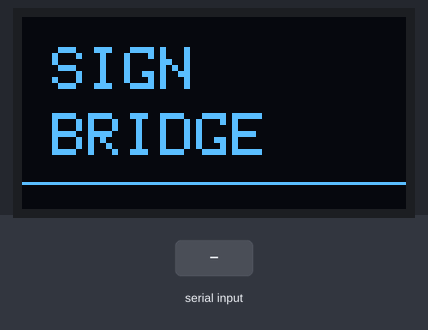
Bench run of a sketch on a simulated Arduino Uno, built with avr-gcc and run on an emulated ATmega328P. On the bench: 128×64 one-colour display. The test bench sets the inputs (shaded band).

Above: at 0.1 s.
1.8 s: "CLEAR\n" received over Serial
At 3.1 s:
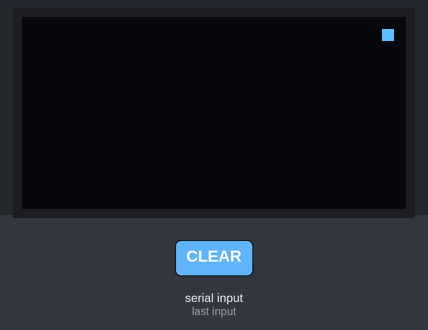
At 13.0 s:
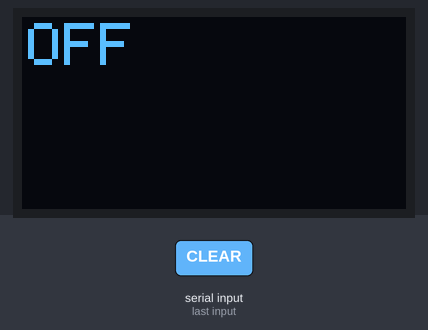
Timing chart, 0 to 13.3 s (numbered marks = the images above; inputs shaded):
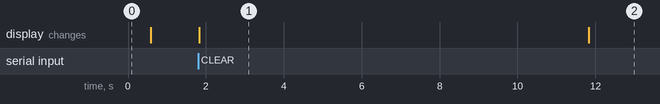

Measured:
- after the input at 1.8 s, the display: changes at once (image 1)
- what the display in image 1 shows lasts 10.0 s, from 1.8 s to 11.8 s

The sketch:

pico_oled.ino
```cpp
/*
 * SignBridge — Raspberry Pi Pico OLED Display (Optimized v3)
 * ━━━━━━━━━━━━━━━━━━━━━━━━━━━━━━━━━━━━━━━━━━━━━━━━━━━━━━━━━━
 * Board:   Raspberry Pi Pico (RP2040)
 * OLED:    SSD1306 128x64 I2C (GP4=SDA, GP5=SCL)
 */

#include <Wire.h>
#include <Adafruit_GFX.h>
#include <Adafruit_SSD1306.h>

#define SCREEN_WIDTH  128
#define SCREEN_HEIGHT 64
#define OLED_RESET    -1
#define OLED_ADDR     0x3C
#define SDA_PIN       4
#define SCL_PIN       5

// Serial Buffer
#define MAX_CMD_LEN 64
char serialBuf[MAX_CMD_LEN];
int bufIdx = 0;

Adafruit_SSD1306 display(SCREEN_WIDTH, SCREEN_HEIGHT, &Wire, OLED_RESET);

// State
String currentLetter   = "";
String currentWord     = "";
String currentSentence = "";
unsigned long lastSerialTime = 0;
bool isConnected = false;
bool needsRedraw = true;

// Scrolling Word State
int16_t scrollX = 0;
uint16_t wordWidth = 0;
bool isScrolling = false;
unsigned long lastScrollTime = 0;
#define SCROLL_SPEED 20 // ms per pixel shift

void bootAnimation() {
    display.clearDisplay();
    display.setTextColor(SSD1306_WHITE);
    display.setTextSize(2);
    display.setCursor(10, 10);
    display.print("SIGN");
    display.setCursor(10, 32);
    display.print("BRIDGE");
    display.drawLine(0, 55, 128, 55, SSD1306_WHITE);
    display.display();
    delay(500);
}
// Global dummy for getTextBounds
uint16_t h;
void updateScrollState() {
    int16_t x1, y1;
    display.setTextSize(3);
    display.getTextBounds(currentWord, 0, 0, &x1, &y1, &wordWidth, &h); // h is dummy

    if (wordWidth > SCREEN_WIDTH) {
        isScrolling = true;
    } else {
        isScrolling = false;
        scrollX = (SCREEN_WIDTH - wordWidth) / 2;
    }
}


void drawDisplay() {
    display.clearDisplay();
    display.setTextColor(SSD1306_WHITE);

    // 1. Current Letter (Large, Top Left)
    if (currentLetter.length() > 0) {
        display.setTextSize(2);
        display.setCursor(2, 2);
        display.print(currentLetter);
    }

    // 2. Status Indicator
    if (isConnected) {
        display.fillRect(120, 4, 4, 4, SSD1306_WHITE);
    }

    // 3. Current Word (Main Focus)
    if (currentWord.length() > 0) {
        display.setTextSize(3);
        display.setCursor(scrollX, 22);
        display.print(currentWord);
    }

    // 4. Sentence (Bottom)
    if (currentSentence.length() > 0) {
        display.setTextSize(1);
        display.setCursor(0, 56);
        String toDraw = currentSentence;
        if (toDraw.length() > 21) {
            toDraw = toDraw.substring(toDraw.length() - 21);
        }
        display.print(toDraw);
    }

    display.display();
    needsRedraw = false;
}

void playSigns(String text) {
    for (int i = 0; i < text.length(); i++) {
        char c = text.charAt(i);
        display.clearDisplay();
        if (c != ' ') {
            display.drawRect(0, 0, 128, 64, SSD1306_WHITE);
            display.setTextSize(5);
            String s = String(c);
            int16_t x1, y1;
            uint16_t w, h2;
            display.getTextBounds(s, 0, 0, &x1, &y1, &w, &h2);
            display.setCursor((128-w)/2, 14);
            display.print(s);
        }
        display.display();
        delay(600);
    }
    needsRedraw = true;
}

void handleCommand(char* cmd) {
    lastSerialTime = millis();
    isConnected = true;

    String s = String(cmd);
    s.trim();
    if (s == "CLEAR") {
        currentLetter = ""; currentWord = ""; currentSentence = "";
        isScrolling = false; needsRedraw = true;
        return;
    }

    int colon = s.indexOf(':');
    if (colon == -1) return;

    String type = s.substring(0, colon);
    String val = s.substring(colon + 1);

    if (type == "LETTER") {
        currentLetter = val;
        needsRedraw = true;
    } else if (type == "WORD") {
        currentWord = val;
        int16_t x1, y1;
        display.setTextSize(3);
        display.getTextBounds(currentWord, 0, 0, &x1, &y1, &wordWidth, &h);
        if (wordWidth > SCREEN_WIDTH) {
            isScrolling = true;
            scrollX = 0;
        } else {
            isScrolling = false;
            scrollX = (SCREEN_WIDTH - wordWidth) / 2;
        }
        needsRedraw = true;
    } else if (type == "SENTENCE") {
        currentSentence = val;
        needsRedraw = true;
    } else if (type == "PLAY_SIGNS") {
        playSigns(val);
    }
}

void setup() {
    Serial.begin(115200);
    Wire.setSDA(SDA_PIN);
    Wire.setSCL(SCL_PIN);
    Wire.begin();

    if (!display.begin(SSD1306_SWITCHCAPVCC, OLED_ADDR)) {
        for(;;);
    }

    bootAnimation();
    display.clearDisplay();
    display.display();
}

void loop() {
    // Non-blocking Serial
    while (Serial.available() > 0) {
        char c = Serial.read();
        if (c == '\n' || c == '\r') {
            serialBuf[bufIdx] = '\0';
            if (bufIdx > 0) handleCommand(serialBuf);
            bufIdx = 0;
        } else if (bufIdx < MAX_CMD_LEN - 1) {
            serialBuf[bufIdx++] = c;
        }
    }

    // Scrolling logic
    if (isScrolling && (millis() - lastScrollTime > SCROLL_SPEED)) {
        scrollX -= 2;
        if (scrollX < -(int16_t)wordWidth) scrollX = SCREEN_WIDTH;
        lastScrollTime = millis();
        needsRedraw = true;
    }

    // Heartbeat
    if (isConnected && (millis() - lastSerialTime > 10000)) {
        isConnected = false;
        currentLetter = "OFF";
        needsRedraw = true;
    }

    if (needsRedraw) {
        drawDisplay();
    }
}
```
